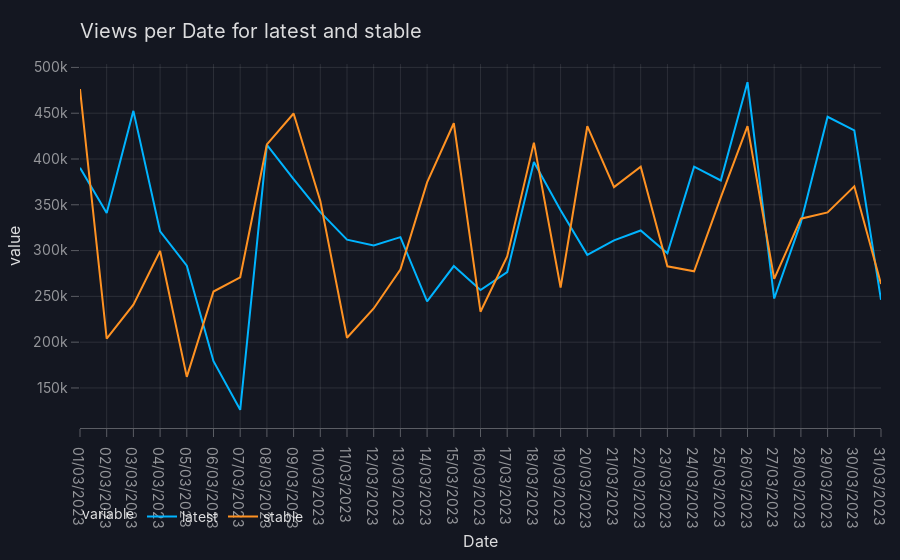

The notebook cell this image was saved under:
### Code cell
vizro_ai = VizroAI()
vizro_ai.plot(df, "Combine rows of Views for each Date for Version==latest and Version== stable. Draw a line graph comparing Views per Date for latest and stable", explain=True)

### Figure 1 — Plotly figure (JSON) as saved in the notebook; plotly's stock layout.template omitted (floating-point values rounded to 4 significant figures)
{"data": [{"hovertemplate": "variable=latest<br>Date=%{x}<br>value=%{y}<extra></extra>", "legendgroup": "latest", "line": {"color": "#00b4ff", "dash": "solid"}, "marker": {"symbol": "circle"}, "mode": "lines", "name": "latest", "orientation": "v", "showlegend": true, "type": "scatter", "x": ["01/03/2023", "02/03/2023", "03/03/2023", "04/03/2023", "05/03/2023", "06/03/2023", "07/03/2023", "08/03/2023", "09/03/2023", "10/03/2023", "11/03/2023", "12/03/2023", "13/03/2023", "14/03/2023", "15/03/2023", "16/03/2023", "17/03/2023", "18/03/2023", "19/03/2023", "20/03/2023", "21/03/2023", "22/03/2023", "23/03/2023", "24/03/2023", "25/03/2023", "26/03/2023", "27/03/2023", "28/03/2023", "29/03/2023", "30/03/2023", "31/03/2023"], "xaxis": "x", "y": [390317, 340988, 452555, 321079, 283549, 179270, 126155, 415373, 377921, 342033, 311985, 305606, 314711, 244508, 283106, 256858, 276575, 396819, 344071, 295374, 311217, 321974, 296961, 391679, 376594, 483858, 247657, 330735, 446127, 431299, 246187], "yaxis": "y"}, {"hovertemplate": "variable=stable<br>Date=%{x}<br>value=%{y}<extra></extra>", "legendgroup": "stable", "line": {"color": "#ff9222", "dash": "solid"}, "marker": {"symbol": "circle"}, "mode": "lines", "name": "stable", "orientation": "v", "showlegend": true, "type": "scatter", "x": ["01/03/2023", "02/03/2023", "03/03/2023", "04/03/2023", "05/03/2023", "06/03/2023", "07/03/2023", "08/03/2023", "09/03/2023", "10/03/2023", "11/03/2023", "12/03/2023", "13/03/2023", "14/03/2023", "15/03/2023", "16/03/2023", "17/03/2023", "18/03/2023", "19/03/2023", "20/03/2023", "21/03/2023", "22/03/2023", "23/03/2023", "24/03/2023", "25/03/2023", "26/03/2023", "27/03/2023", "28/03/2023", "29/03/2023", "30/03/2023", "31/03/2023"], "xaxis": "x", "y": [476310, 203757, 240952, 299583, 162076, 255300, 270805, 415866, 449700, 354266, 204866, 236768, 279397, 374438, 439043, 233259, 293678, 417887, 259729, 435788, 369278, 391472, 282824, 277444, 358104, 435944, 269065, 334826, 341672, 370180, 263532], "yaxis": "y"}], "layout": {"autosize": true, "legend": {"title": {"text": "variable"}, "tracegroupgap": 0}, "title": {"text": "Views per Date for latest and stable"}, "xaxis": {"anchor": "y", "autorange": true, "domain": [0, 1], "range": [0, 30], "title": {"text": "Date"}, "type": "category"}, "yaxis": {"anchor": "x", "autorange": true, "domain": [0, 1], "range": [106300.0, 503700.0], "title": {"text": "value"}, "type": "linear"}}}
